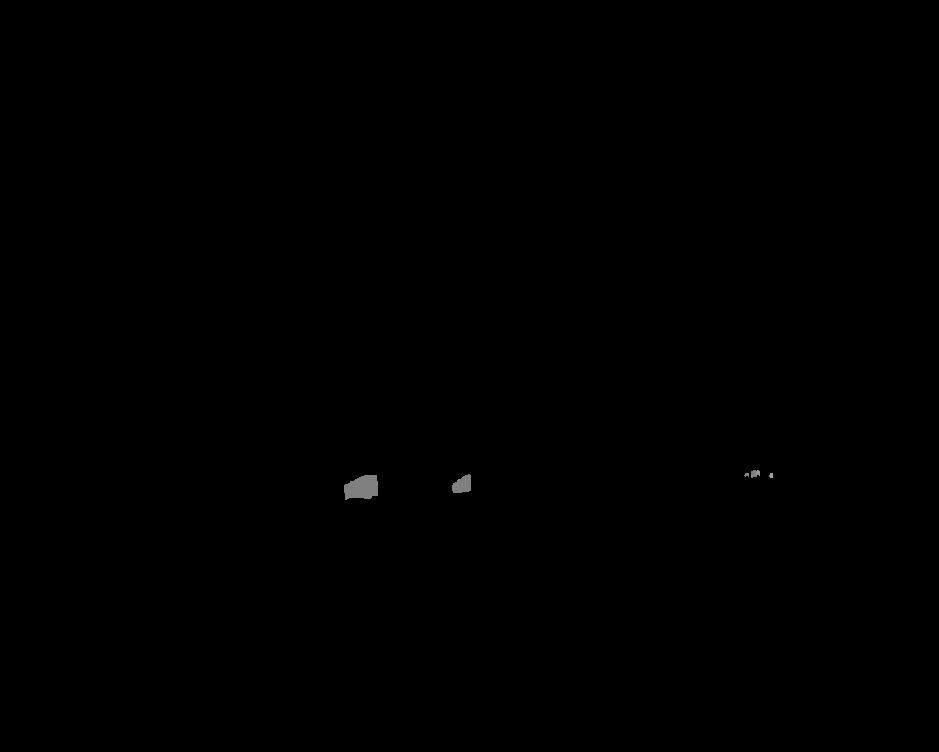
#> input picture example_label.png, 939 x 752 px, shrunk from 3384 x 2710 before the run
$ python coco_annotate.py   (older library calls are emulated)
#> lines starting #> are read from the running program, lines starting #| are printed output that depends on the picture; after the words box and inside, x2 and y2 are one past the last pixel; in counts of white or black regions, pixels touching at a corner belong together
import cv2
import numpy as np
import mask

filepath = './example_label.png'
img = cv2.imread(filepath, -1)
#> img is the input picture: shape (752, 939) uint16; min 255, max 40000, mean 302.8

mask_list = []
for val in np.unique(img):
	if val != 255:
		mask_list.append(img == val)
#> this loop made 7 passes
#> val on passes 1 to 7: 255, 33000, 33001, 33002, 33003, 39000, 40000
#> after the loop, mask_list = 6 items

labels_info = []
for mask in mask_list:
	# opencv 3.2
	mask_new, contours, hierarchy = cv2.findContours((mask).astype(np.uint8),
														cv2.RETR_TREE,
														cv2.CHAIN_APPROX_SIMPLE)
	segmentation = []

	for contour in contours:
		contour = contour.flatten().tolist()
		segmentation.append(contour)
		if len(contour) > 4:
			segmentation.append(contour)
	if len(segmentation) == 0:
		continue
	# get area, bbox, category_id and so on
	labels_info.append(
		{
			"segmentation": segmentation,  # poly
			# "area": area,  # segmentation area
			# "iscrowd": 0,
			# "image_id": index,
			# "bbox": [x1, y1, bbox_w, bbox_h],
			# "category_id": category_id,
			# "id": label_id
		},
	)
#> this loop made 6 passes
#> pass 1, `mask_new, contours, hierarchy = cv2.findContours((mask).astype(np.uint..`:
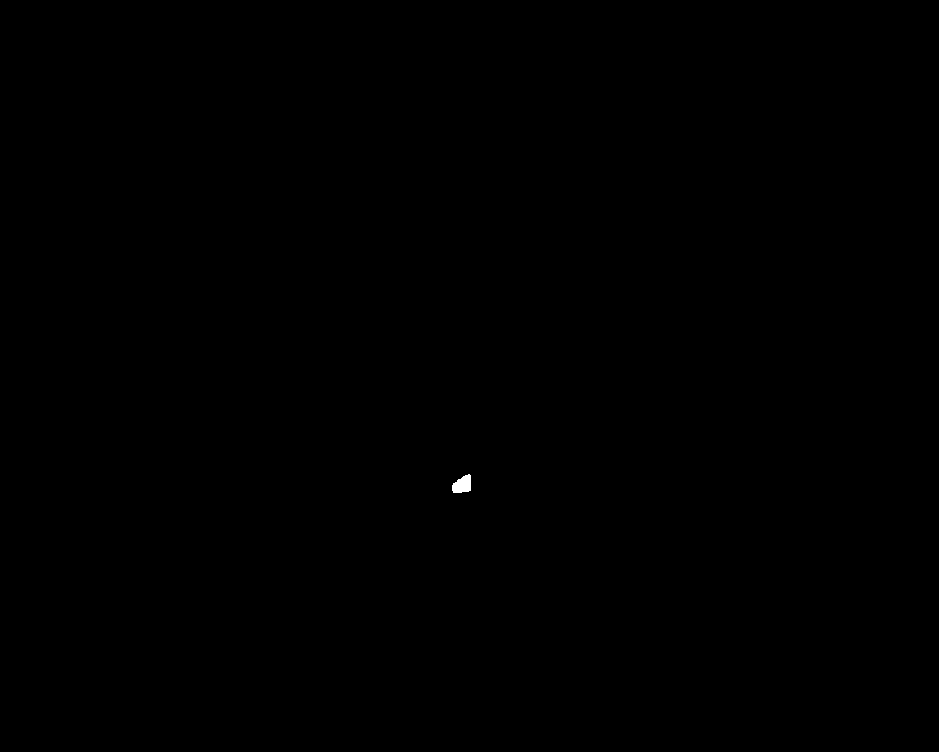
#> mask_new: shape (752, 939); values 0 (black) and 1 (white), 0.04% white; 1 white region, box (x1, y1, x2, y2) and area: (452, 474, 471, 493) 267
#> after the loop, contour = [770, 473, 770, 474, 769, 475, 769, 476, 770, 477, 772, 477, 772, 473]; labels_info = 6 items

print(labels_info[0]['segmentation'][0])
#> (printed output is left out)
print()
print(labels_info[0]['segmentation'][1])
#> (printed output is left out)
print(len(labels_info))
#| 6
